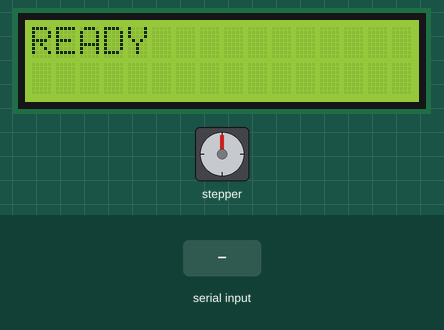
A sketch run on a simulated Arduino Uno, built with avr-gcc and run on an emulated ATmega328P. Shown: 16×2 character LCD, stepper motor. Inputs (shaded band) come from the test bench. Stepper angles assume 200 steps per turn; what the sketch prints to the serial monitor is not drawn.

Above: at 1.2 s.
1.3 s: "ND" received over Serial
3.8 s: "F90\n" received over Serial
At 3.98 s:
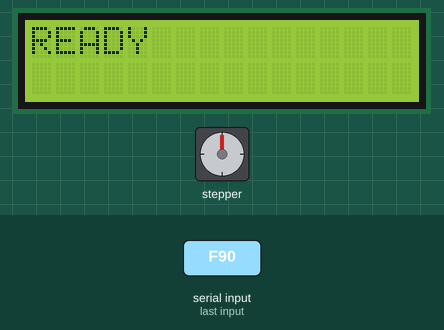
At 4.75 s:
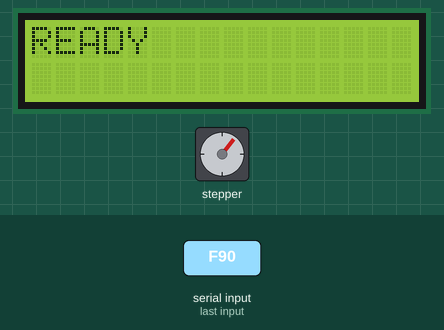
5.7 s: "B90\n" received over Serial
At 6.68 s:
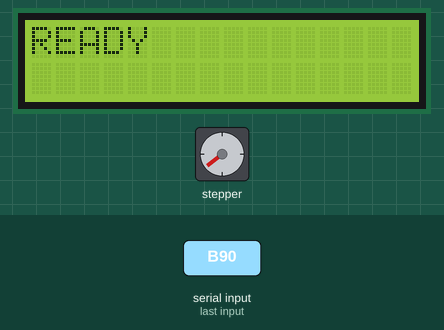
Timing chart, 0 to 19.6 s (numbered marks = the images above; inputs shaded):
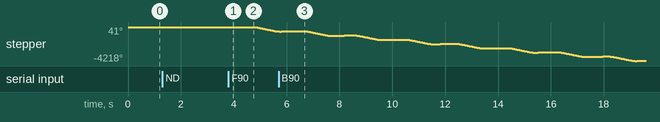

The sketch:

wirebenderV1.ino
```cpp
#include <LiquidCrystal.h>
#include <AccelStepper.h>

// STRUCTS
struct actionItem
{
   byte action;
   int actionAmount;
};
typedef struct actionItem ActionItem;

// CONSTANTS
const float FEED_ROLLER_DIAMETER = 19.5; // in mm
const int FEED_STEPS_ROTATION = 200;
const float BEND_STEP_DEG = 0.9;
const byte FEED_EN = 4;
const byte BEND_EN = 7;
const byte ACTION_NONE = 0;
const byte ACTION_FEED = 1;
const byte ACTION_BEND = 2;
const byte ACTION_FINISHED = 3;
const byte STATE_READY = 0;
const byte STATE_INIT = 1;
const byte STATE_RUNNING = 2;
const byte STATE_END = 3;
const byte QUEUE_LENGTH = 3;

// VARIABLES
LiquidCrystal lcd(13, 12, 11, 10, 9, 8);
AccelStepper feedStepper(1, 2, 3);
AccelStepper bendStepper(1, 5, 6);
ActionItem queue[QUEUE_LENGTH];
byte currentActionIndex;
byte writeActionIndex;
byte runState;
long prevFeedDist;
long prevBendDist;
int numReceived;

// Setup
void setup() {
  Serial.begin(9600); // set up Serial library at 9600 bps

//  pinMode(FEED_EN, OUTPUT);
//  pinMode(BEND_EN, OUTPUT);

  feedStepper.setEnablePin(FEED_EN);
  feedStepper.setPinsInverted(false,false,true);
  feedStepper.setSpeed(400);
  feedStepper.setMaxSpeed(400);
  feedStepper.setAcceleration(2000);
  feedStepper.disableOutputs();

  bendStepper.setEnablePin(BEND_EN);
  bendStepper.setPinsInverted(false,false,true);
  bendStepper.setSpeed(300);
  bendStepper.setMaxSpeed(300);
  bendStepper.setAcceleration(900);
  bendStepper.disableOutputs();

  currentActionIndex = 0;
  writeActionIndex = 0;
  for (int i = 0; i < sizeof(queue)/sizeof(ActionItem); i++) {
    queue[i].action = ACTION_NONE;
    queue[i].actionAmount = 0;
  }

  prevFeedDist = 0;
  prevBendDist = 0;
  numReceived = 0;

  runState = STATE_READY;

  lcd.begin(16, 2);
  lcd.setCursor(0, 0);
  lcd.print("READY");
}

// Main Loop
void loop() {
  if (runState == STATE_READY) {
    if (Serial.available() > 0) {
      String input = Serial.readString();
      if (input = "START") {
        // REINITIALIZE VARIABLES SOMEWHERE
//        currentActionIndex = 2;
//        writeActionIndex = 0;
        runState = STATE_INIT;
        Serial.println("SEND_COMMAND STATE_READY");
        Serial.print("\t\t\t\tcur: ");
        Serial.print(currentActionIndex);
        Serial.print("\twri: ");
        Serial.print(writeActionIndex);
        Serial.print("\t\tact: ");
        Serial.println(queue[currentActionIndex].action);
      }
    }
  } else if (runState == STATE_INIT) {
    if(receiveCommand()) {
      if(performAction()) {
        runState = STATE_RUNNING;
      } else {
        // something went wrong, reset to ready state
        runState == STATE_READY;
      }
    }
  }
  else if (runState == STATE_RUNNING) {
//    if (Serial.available() > 0) {
//      char letter = Serial.read();
//      int actionAmount = Serial.parseInt();
//
//      if(letter == 'F' || letter == 'B') {
//        if(letter == 'F') {
//          queue[writeActionIndex].action = ACTION_FEED;
//        } else if (letter == 'B') {
//          queue[writeActionIndex].action = ACTION_BEND;
//        }
//        queue[writeActionIndex].actionAmount = actionAmount;
//        writeActionIndex = incrementQueueIndex(writeActionIndex);
//
//        if (queue[writeActionIndex].action == ACTION_NONE) {
//          Serial.println("SEND_COMMAND");
//        }
////        Serial.print("currentActionIndex: ");
////        Serial.println(currentActionIndex);
//      }
//    }

    receiveCommand();

    // move the motors
    prevFeedDist = feedStepper.distanceToGo();
    prevBendDist = bendStepper.distanceToGo();
    if (prevFeedDist != 0) {
      feedStepper.run();
    }
    if (prevBendDist != 0) {
      bendStepper.run();
    }

    // perform another action in the queue if current action is finished
    if (feedStepper.distanceToGo() == 0 && bendStepper.distanceToGo() == 0) {
      if (prevFeedDist > 0 || prevBendDist > 0) {
        if (numReceived >= QUEUE_LENGTH) {
          Serial.println("SEND_COMMAND STATE_RUNNING");
        }
        queue[currentActionIndex].action = ACTION_NONE;
        queue[currentActionIndex].actionAmount = 0;
        currentActionIndex = incrementQueueIndex(currentActionIndex);
        feedStepper.disableOutputs();
        bendStepper.disableOutputs();
        Serial.println("finished action");
        Serial.print("\t\t\t\tcur: ");
        Serial.print(currentActionIndex);
        Serial.print("\twri: ");
        Serial.print(writeActionIndex);
        Serial.print("\t\tact: ");
        Serial.println(queue[currentActionIndex].action);
      }

//      if (queue[currentActionIndex].action != ACTION_NONE) {
//        if (queue[currentActionIndex].action == ACTION_FEED) {
//          Serial.print("feeding ");
//          Serial.print(queue[currentActionIndex].actionAmount);
//          Serial.println(" mm");
//
//          feedStepper.move(-mmToStepsFeed(queue[currentActionIndex].actionAmount));
//          feedStepper.setSpeed(300);
//          feedStepper.enableOutputs();
//          delay(100);
//        } else if (queue[currentActionIndex].action == ACTION_BEND) {
//          Serial.print("bending ");
//          Serial.print(queue[currentActionIndex].actionAmount);
//          Serial.println(" degrees");
//
//          bendStepper.move(degToStepsBend(queue[currentActionIndex].actionAmount));
//          bendStepper.setSpeed(300);
//          bendStepper.enableOutputs();
//          delay(100);
//        }
//      }
      performAction();
    }
  } else if (runState = STATE_END) {
    // move the motors
    prevFeedDist = feedStepper.distanceToGo();
    prevBendDist = bendStepper.distanceToGo();
    if (prevFeedDist != 0) {
      feedStepper.run();
    }
    if (prevBendDist != 0) {
      bendStepper.run();
    }

    // perform another action in the queue if current action is finished
    if (feedStepper.distanceToGo() == 0 && bendStepper.distanceToGo() == 0) {
      if (prevFeedDist > 0 || prevBendDist > 0) {
        queue[currentActionIndex].action = ACTION_NONE;
        queue[currentActionIndex].actionAmount = 0;
        currentActionIndex = incrementQueueIndex(currentActionIndex);
        feedStepper.disableOutputs();
        bendStepper.disableOutputs();
        Serial.println("finished action");
        Serial.print("\t\t\t\tcur: ");
        Serial.print(currentActionIndex);
        Serial.print("\twri: ");
        Serial.print(writeActionIndex);
        Serial.print("\t\tact: ");
        Serial.println(queue[currentActionIndex].action);
      }

      performAction();

      if (queue[currentActionIndex].action == ACTION_NONE) {
        Serial.println("COMPLETE");
        Serial.print("\t\t\t\tcur: ");
        Serial.print(currentActionIndex);
        Serial.print("\twri: ");
        Serial.print(writeActionIndex);
        Serial.print("\t\tact: ");
        Serial.println(queue[currentActionIndex].action);
        runState = STATE_READY;
        currentActionIndex = 0;
        writeActionIndex = 0;
        numReceived = 0;
        prevFeedDist = 0;
        prevBendDist = 0;
        feedStepper.disableOutputs();
        bendStepper.disableOutputs();
      }
    }
  }
}

long mmToStepsFeed(int mm){
  return (long) FEED_STEPS_ROTATION*mm/(FEED_ROLLER_DIAMETER*PI);
}

long degToStepsBend(int deg) {
  if(deg > 0) {
    return (long) (deg/BEND_STEP_DEG + 0.5);
  } else {
    return (long) (deg/BEND_STEP_DEG - 0.5);
  }
}

byte incrementQueueIndex(byte index) {
  return ++index%QUEUE_LENGTH;
}

/*
 * returns: true if a command was received
 */
bool receiveCommand() {
  if (Serial.available() > 0) {
    char letter = Serial.read();
    switch (letter) {
      case 'F': {
        int actionAmount = Serial.parseInt();
        queue[writeActionIndex].action = ACTION_FEED;
        queue[writeActionIndex].actionAmount = actionAmount;
        writeActionIndex = incrementQueueIndex(writeActionIndex);
        numReceived++;
        Serial.print("received FEED");
        Serial.println(actionAmount);
        if (numReceived < QUEUE_LENGTH) {
          Serial.println("SEND_COMMAND receieveCommand");
          Serial.print("\t\t\t\tcur: ");
          Serial.print(currentActionIndex);
          Serial.print("\twri: ");
          Serial.print(writeActionIndex);
          Serial.print("\t\tact: ");
          Serial.println(queue[currentActionIndex].action);
        }
        return true;
      }
      case 'B': {
        int actionAmount = Serial.parseInt();
        queue[writeActionIndex].action = ACTION_BEND;
        queue[writeActionIndex].actionAmount = actionAmount;
        writeActionIndex = incrementQueueIndex(writeActionIndex);
        numReceived++;
        Serial.print("received BEND");
        Serial.println(actionAmount);
        if (numReceived < QUEUE_LENGTH) {
          Serial.println("SEND_COMMAND receiveCommand");
          Serial.print("\t\t\t\tcur: ");
          Serial.print(currentActionIndex);
          Serial.print("\twri: ");
          Serial.print(writeActionIndex);
          Serial.print("\t\tact: ");
          Serial.println(queue[currentActionIndex].action);
        }
        return true;
      }
      case 'E': {
        String input = Serial.readString();
        if (input == "ND") {
          runState = STATE_END;
        }
        return true;
      }
      default: return false;
    }
  }
  return false;
}

bool performAction() {
  if (queue[currentActionIndex].action != ACTION_NONE) {
    if (queue[currentActionIndex].action == ACTION_FEED) {
      Serial.print("feeding ");
      Serial.print(queue[currentActionIndex].actionAmount);
      Serial.println(" mm");

      feedStepper.move(-mmToStepsFeed(queue[currentActionIndex].actionAmount));
      feedStepper.setSpeed(300);
      feedStepper.enableOutputs();
//      delay(100); // TODO: FIX THE DELAYS TO BE NON-BLOCKING
      return true;
    } else if (queue[currentActionIndex].action == ACTION_BEND) {
      Serial.print("bending ");
      Serial.print(queue[currentActionIndex].actionAmount);
      Serial.println(" degrees");

      bendStepper.move(degToStepsBend(queue[currentActionIndex].actionAmount));
      bendStepper.setSpeed(300);
      bendStepper.enableOutputs();
//      delay(100);
      return true;
    }
  }
  return false;
}
```

Measured:
- after the input at 1.3 s, every drawn part: stays the same
- after the input at 3.8 s, stepper: turns 41° clockwise in 0.89 s, then 560° counter-clockwise in 0.95 s
